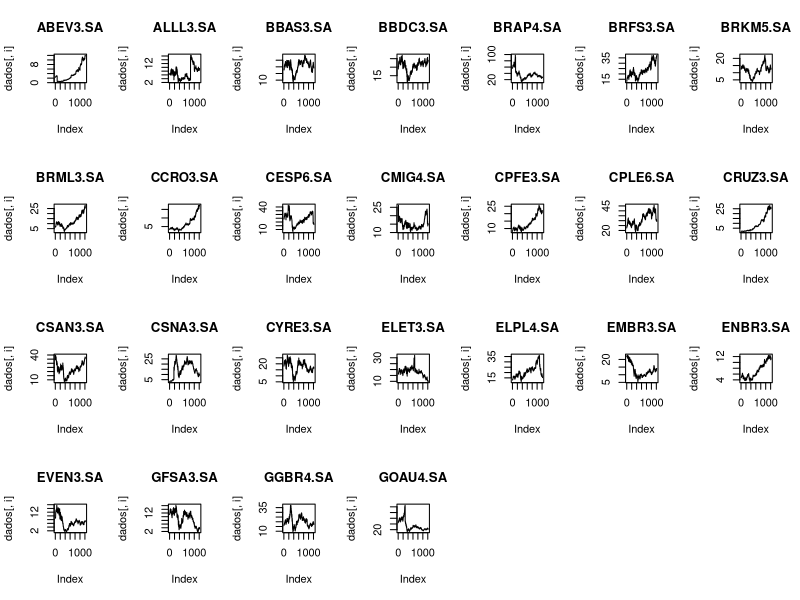

Write R code to recreate this figure.
dados = read.csv("papeis_da_ibovespa_2007_2012.csv",sep=";")

par(mfrow=c(4,7))
for(i in 2:26){
  plot(main=names(dados)[i],dados[,i],type="l")
}
# plot(dados$ABEV3,type="l")
# plot(dados$ALLL3.SA,type="l")
# plot(dados$CSNA3.SA,type="l")
# plot(dados$BRAP4.SA,type="l")
# # > 98 %
# plot(dados$HGTX3.SA,type="l")
# plot(dados$RENT3.SA,type="l")
# # > 97.8%
# plot(dados$POMO4.SA,type="l")
# # "ABEV3.SA" "ALLL3.SA" "BBAS3.SA" "BRAP4.SA" "BRKM5.SA" "CESP6.SA" "CMIG4.SA" "CRUZ3.SA" "CSAN3.SA" "CSNA3.SA" "ELPL4.SA" "HGTX3.SA"
# # [13] "ITUB4.SA" "POMO4.SA" "RENT3.SA"
# plot(dados$POMO4.SA,type="l")